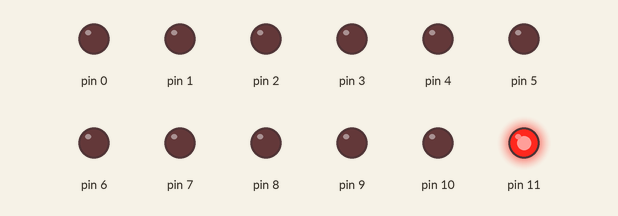
Recording of a program running on a simulated Arduino Uno, built with avr-gcc and run on an emulated ATmega328P. On the bench: output pins drawn as LEDs (lit = HIGH).

Above: at 0.1 s.
At 5.1 s:
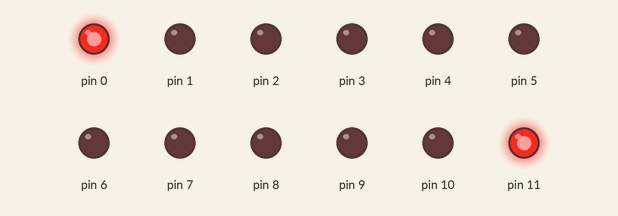
At 10.1 s:
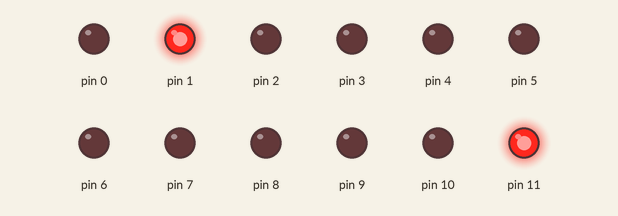
At 15.1 s:
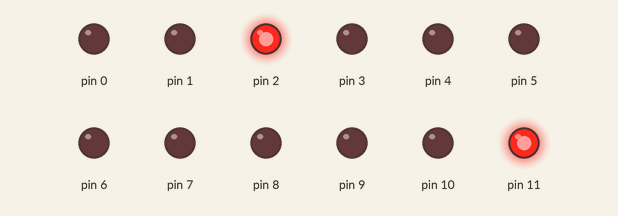
At 25.1 s:
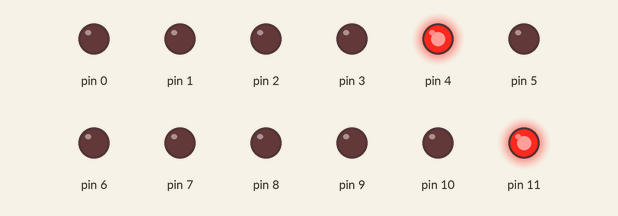
At 35.1 s:
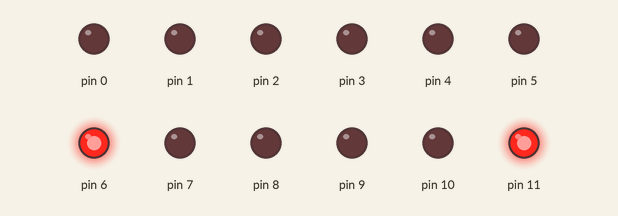
Timing chart, 0 to 36.6 s (numbered marks = the images above):
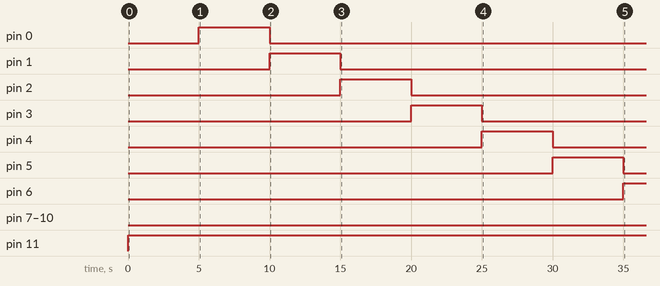

The program:

main.cpp
```cpp
#include <Arduino.h>

int second = 0;
int minute = 0;
int hour = 0;
//Khoi tao cac gia tri gio, phut, giay.
void setup()
{
  for(int i = 0; i < 12; i++){
  	pinMode(i, OUTPUT);
  }
}

void displayOnClock(int num){
  if (num <= 11) {
    digitalWrite(num,HIGH);
  }
}

void clearClock(){
	//TODO: Clear 12 LEDs on Clock
  	for (int i = 0; i <= 11; i++)  digitalWrite(i,LOW);
}

void loop()
{
  for (int i = 0; i < 12; i++){
    displayOnClock(i);
  }
  clearClock();
  while (hour < 24) {
    clearClock();

    if (second == 60) {
    	second = 0;
      	minute++;
    };
    if (minute == 60) {
    	minute = 0;
      	hour++;
    };


    if (second / 5 - 1 >= 0)
      	displayOnClock(second / 5 - 1);
    else
      	displayOnClock(11); //Moi bong LED tuong ung voi 5s.


    if (minute / 5 - 1 >= 0)
      	displayOnClock(minute / 5 -	1);
    else
      	displayOnClock(11); //Moi bong LED tuong ung voi 5 phut.


    if (hour % 12 - 1 >= 0)
        displayOnClock(hour % 12 - 1);
    else
      	displayOnClock(11); //Hien thi so chi gio tuong ung voi LED.


    delay(1000);
    second++;
  }
}
```

Measured:
- by itself, pin 0: LOW → HIGH at 5.0 s, → LOW 5.0 s later
- by itself, pin 1: LOW → HIGH at 10.0 s, → LOW 5.0 s later
- by itself, pin 2: LOW → HIGH at 15.0 s, → LOW 5.0 s later
- by itself, pin 3: LOW → HIGH at 20.0 s, → LOW 5.0 s later
- by itself, pin 4: LOW → HIGH at 25.0 s, → LOW 5.0 s later
- by itself, pin 5: LOW → HIGH at 30.0 s, → LOW 5.0 s later
- by itself, pin 6: LOW → HIGH at 35.0 s
- by itself, pin 11: LOW → HIGH at 0.00 s
